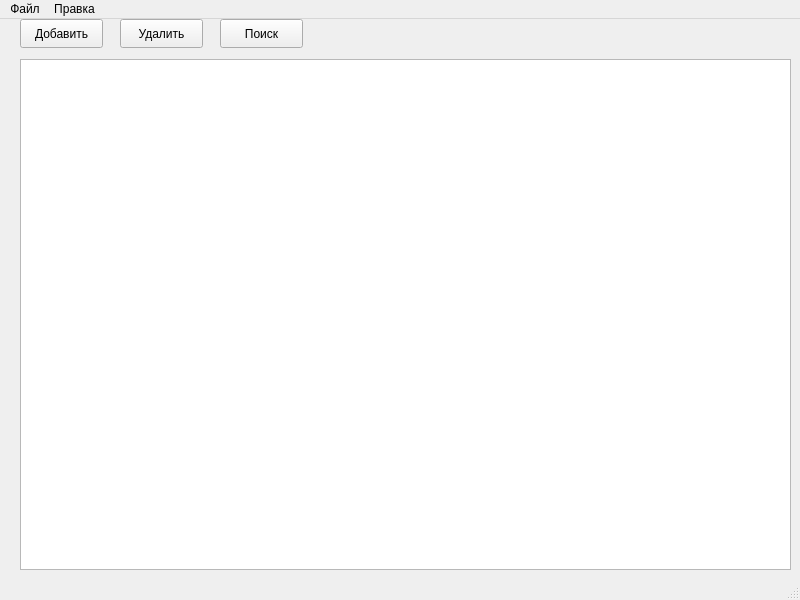
<?xml version="1.0" encoding="UTF-8"?>
<ui version="4.0">
 <class>MainWindow</class>
 <widget class="QMainWindow" name="MainWindow">
  <property name="geometry">
   <rect>
    <x>0</x>
    <y>0</y>
    <width>800</width>
    <height>600</height>
   </rect>
  </property>
  <property name="windowTitle">
   <string>MainWindow</string>
  </property>
  <widget class="QWidget" name="centralwidget">
   <widget class="QTableView" name="tableView">
    <property name="geometry">
     <rect>
      <x>20</x>
      <y>40</y>
      <width>771</width>
      <height>511</height>
     </rect>
    </property>
   </widget>
   <widget class="QPushButton" name="pushButton">
    <property name="geometry">
     <rect>
      <x>20</x>
      <y>0</y>
      <width>83</width>
      <height>29</height>
     </rect>
    </property>
    <property name="text">
     <string>Добавить</string>
    </property>
   </widget>
   <widget class="QPushButton" name="pushButton_2">
    <property name="geometry">
     <rect>
      <x>120</x>
      <y>0</y>
      <width>83</width>
      <height>29</height>
     </rect>
    </property>
    <property name="text">
     <string>Удалить</string>
    </property>
   </widget>
   <widget class="QPushButton" name="pushButton_3">
    <property name="geometry">
     <rect>
      <x>220</x>
      <y>0</y>
      <width>83</width>
      <height>29</height>
     </rect>
    </property>
    <property name="text">
     <string>Поиск</string>
    </property>
   </widget>
  </widget>
  <widget class="QMenuBar" name="menubar">
   <property name="geometry">
    <rect>
     <x>0</x>
     <y>0</y>
     <width>800</width>
     <height>25</height>
    </rect>
   </property>
   <widget class="QMenu" name="menu">
    <property name="title">
     <string>Файл</string>
    </property>
    <addaction name="action"/>
    <addaction name="action_2"/>
   </widget>
   <widget class="QMenu" name="menu_2">
    <property name="title">
     <string>Правка</string>
    </property>
    <addaction name="action_3"/>
   </widget>
   <addaction name="menu"/>
   <addaction name="menu_2"/>
  </widget>
  <widget class="QStatusBar" name="statusbar"/>
  <action name="action">
   <property name="text">
    <string>Сохранить в</string>
   </property>
  </action>
  <action name="action_2">
   <property name="text">
    <string>Загрузить</string>
   </property>
  </action>
  <action name="action_3">
   <property name="text">
    <string>Очистить</string>
   </property>
  </action>
 </widget>
 <resources/>
 <connections/>
</ui>
